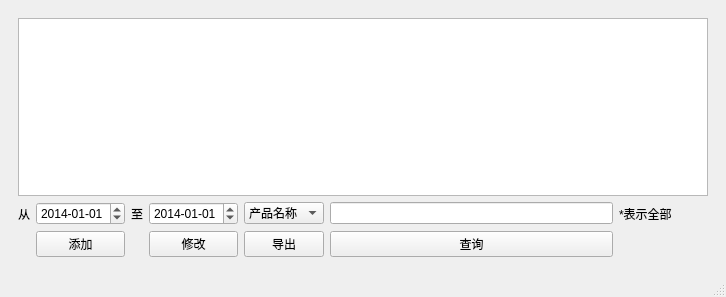
<?xml version="1.0" encoding="UTF-8"?>
<ui version="4.0">
 <class>QueryMainWindow</class>
 <widget class="QMainWindow" name="QueryMainWindow">
  <property name="geometry">
   <rect>
    <x>0</x>
    <y>0</y>
    <width>726</width>
    <height>297</height>
   </rect>
  </property>
  <property name="windowTitle">
   <string>出入库管理</string>
  </property>
  <widget class="QWidget" name="centralwidget">
   <layout class="QGridLayout" name="gridLayout">
    <item row="3" column="0">
     <widget class="QWidget" name="widgetInOut" native="true">
      <property name="sizePolicy">
       <sizepolicy hsizetype="Expanding" vsizetype="Expanding">
        <horstretch>0</horstretch>
        <verstretch>0</verstretch>
       </sizepolicy>
      </property>
      <layout class="QGridLayout" name="gridLayout_2">
       <item row="1" column="5">
        <widget class="QLineEdit" name="lineEdit"/>
       </item>
       <item row="1" column="1">
        <widget class="QDateEdit" name="dateEdit">
         <property name="dateTime">
          <datetime>
           <hour>0</hour>
           <minute>0</minute>
           <second>0</second>
           <year>2014</year>
           <month>1</month>
           <day>1</day>
          </datetime>
         </property>
         <property name="displayFormat">
          <string>yyyy-MM-dd</string>
         </property>
        </widget>
       </item>
       <item row="1" column="3">
        <widget class="QDateEdit" name="dateEdit_2">
         <property name="dateTime">
          <datetime>
           <hour>0</hour>
           <minute>0</minute>
           <second>0</second>
           <year>2014</year>
           <month>1</month>
           <day>1</day>
          </datetime>
         </property>
         <property name="displayFormat">
          <string>yyyy-MM-dd</string>
         </property>
        </widget>
       </item>
       <item row="1" column="2">
        <widget class="QLabel" name="label_2">
         <property name="sizePolicy">
          <sizepolicy hsizetype="Fixed" vsizetype="Preferred">
           <horstretch>0</horstretch>
           <verstretch>0</verstretch>
          </sizepolicy>
         </property>
         <property name="text">
          <string>至</string>
         </property>
        </widget>
       </item>
       <item row="1" column="0">
        <widget class="QLabel" name="label">
         <property name="sizePolicy">
          <sizepolicy hsizetype="Fixed" vsizetype="Preferred">
           <horstretch>0</horstretch>
           <verstretch>0</verstretch>
          </sizepolicy>
         </property>
         <property name="text">
          <string>从</string>
         </property>
        </widget>
       </item>
       <item row="0" column="0" colspan="13">
        <widget class="QTableView" name="table_inout">
         <property name="sizePolicy">
          <sizepolicy hsizetype="Expanding" vsizetype="Expanding">
           <horstretch>0</horstretch>
           <verstretch>0</verstretch>
          </sizepolicy>
         </property>
         <property name="verticalScrollBarPolicy">
          <enum>Qt::ScrollBarAsNeeded</enum>
         </property>
         <property name="horizontalScrollBarPolicy">
          <enum>Qt::ScrollBarAsNeeded</enum>
         </property>
         <property name="alternatingRowColors">
          <bool>true</bool>
         </property>
         <property name="sortingEnabled">
          <bool>false</bool>
         </property>
         <attribute name="horizontalHeaderCascadingSectionResizes">
          <bool>false</bool>
         </attribute>
         <attribute name="horizontalHeaderStretchLastSection">
          <bool>true</bool>
         </attribute>
         <attribute name="verticalHeaderCascadingSectionResizes">
          <bool>true</bool>
         </attribute>
         <attribute name="verticalHeaderStretchLastSection">
          <bool>false</bool>
         </attribute>
        </widget>
       </item>
       <item row="2" column="4">
        <widget class="QPushButton" name="pushButton_4">
         <property name="text">
          <string>导出</string>
         </property>
        </widget>
       </item>
       <item row="2" column="5">
        <widget class="QPushButton" name="pushButton_2">
         <property name="sizePolicy">
          <sizepolicy hsizetype="Minimum" vsizetype="Fixed">
           <horstretch>0</horstretch>
           <verstretch>0</verstretch>
          </sizepolicy>
         </property>
         <property name="text">
          <string>查询</string>
         </property>
        </widget>
       </item>
       <item row="2" column="3">
        <widget class="QPushButton" name="pushButton_3">
         <property name="text">
          <string>修改</string>
         </property>
        </widget>
       </item>
       <item row="2" column="1">
        <widget class="QPushButton" name="inout_add">
         <property name="text">
          <string>添加</string>
         </property>
        </widget>
       </item>
       <item row="1" column="6">
        <widget class="QLabel" name="label_3">
         <property name="text">
          <string>*表示全部</string>
         </property>
        </widget>
       </item>
       <item row="1" column="4">
        <widget class="QComboBox" name="comboBox">
         <item>
          <property name="text">
           <string>产品名称</string>
          </property>
         </item>
         <item>
          <property name="text">
           <string>产品编号</string>
          </property>
         </item>
         <item>
          <property name="text">
           <string>单号</string>
          </property>
         </item>
         <item>
          <property name="text">
           <string/>
          </property>
         </item>
        </widget>
       </item>
      </layout>
     </widget>
    </item>
   </layout>
  </widget>
  <widget class="QMenuBar" name="menubar">
   <property name="geometry">
    <rect>
     <x>0</x>
     <y>0</y>
     <width>726</width>
     <height>25</height>
    </rect>
   </property>
  </widget>
  <widget class="QStatusBar" name="statusbar"/>
 </widget>
 <resources/>
 <connections/>
</ui>
